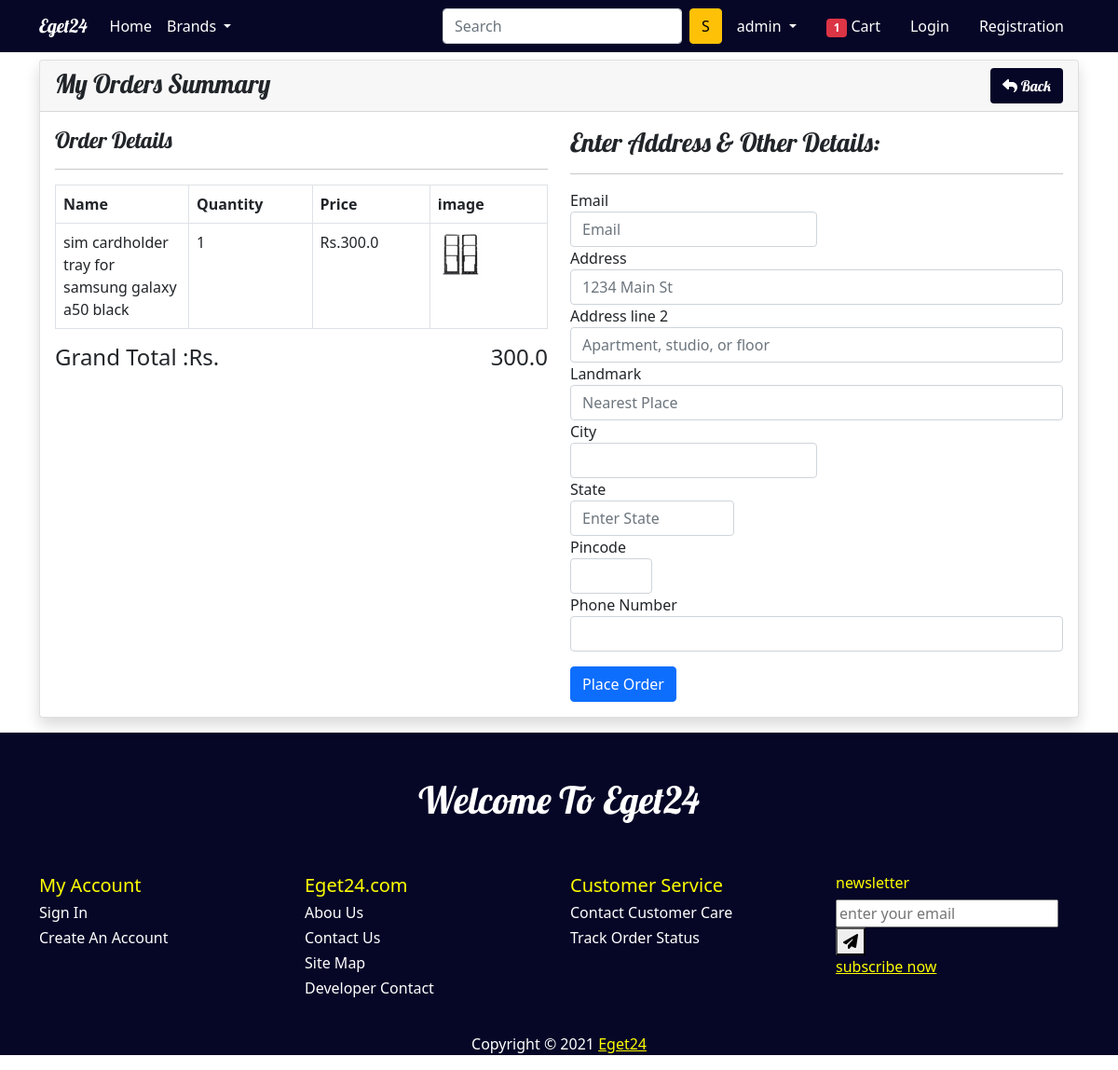
/checkout/ (signed in), run on an earlier commit of the app's database.
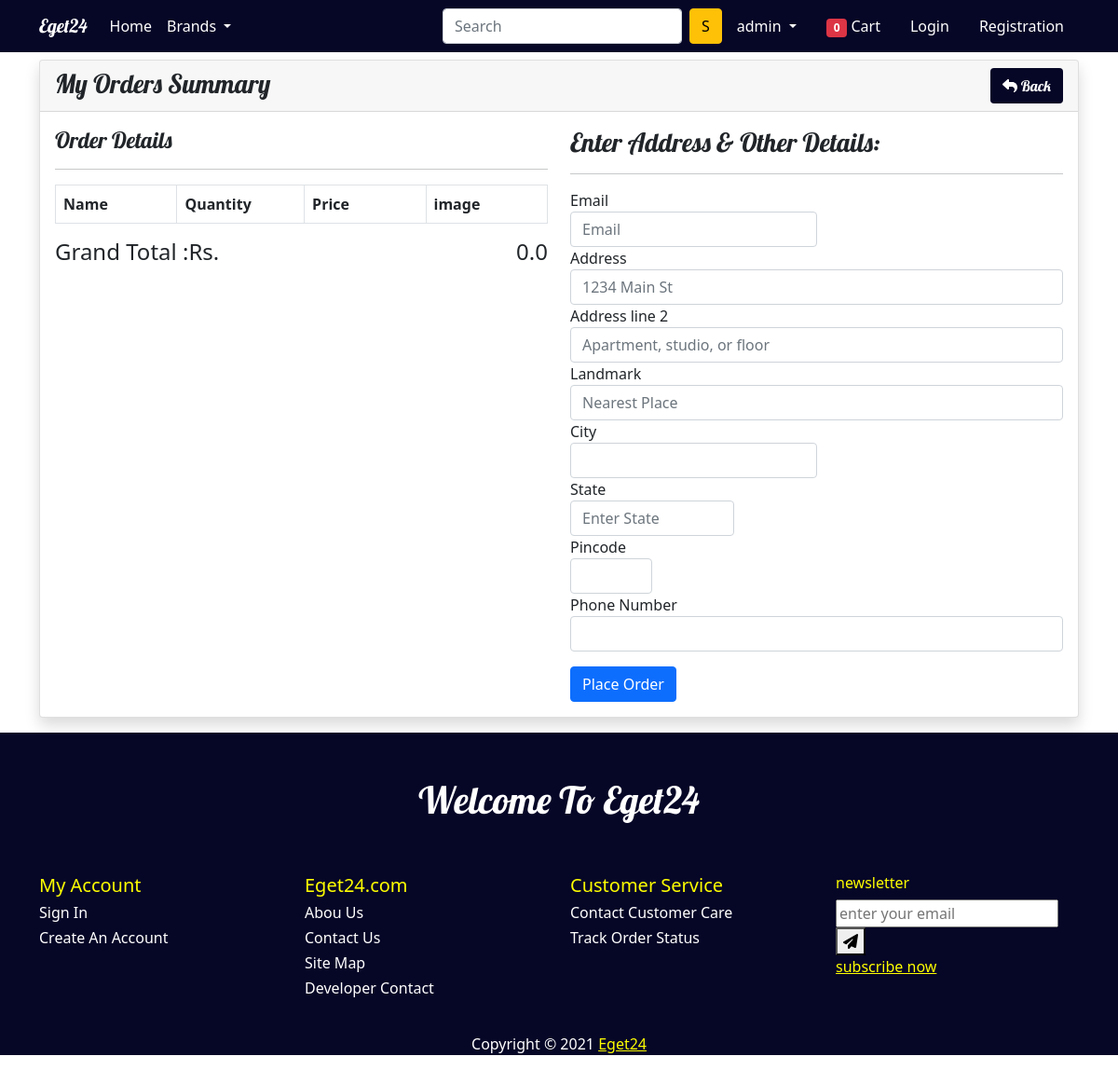
And on a later commit of the database.
### mobiles/models.py (models this page shows, shortened)
class Cart(models.Model):
    user = models.ForeignKey(CustomUser, on_delete=models.CASCADE)
    all_accesories = models.ForeignKey(All_Accesories,
                                       on_delete=models.CASCADE)
    quantity = models.PositiveIntegerField(default=1)
    date_added = models.DateTimeField(auto_now_add=True)
    @property
    def total_cost(self):
        return self.quantity * self.all_accesories.price

class All_Accesories(models.Model):
    all_mobiles = models.ForeignKey(All_Mobiles, on_delete=models.CASCADE)
    title = models.CharField(max_length=200)
    price = models.FloatField()
    description = models.TextField()
    category = models.CharField(choices=CATEGORY_CHOICES,
                                max_length=20,
                                blank=True)
    sub_category = models.CharField(choices=SUB_CATEGORY_CHOICES,
                                    max_length=20,
                                    blank=True)
    color = models.CharField(max_length=100, blank=True)
    availability = models.CharField(choices=AVAILABILITY, max_length=20)
    accesories_photo = models.ImageField(upload_to='accesoriesimg')
    date_added = models.DateTimeField(auto_now_add=True)

### mobiles/views.py (the view)
# urls.py: path('checkout/', views.checkout, name='checkout'),
def checkout(request):
    total_item = 0
    if request.user.is_authenticated:
        total_item = len(Cart.objects.filter(user=request.user))
    user = request.user
    cart_items = Cart.objects.filter(user=user)
    amount = 0.0
    total_amount = 0.0
    cart_product = [p for p in Cart.objects.all() if p.user == request.user]
    if cart_product:
        for users_cart in cart_product:
            tempamount = (users_cart.quantity *
                          users_cart.all_accesories.price)
            total_amount = total_amount + tempamount
    return render(
        request, 'mobiles/checkout.html', {
            'total_amount': total_amount,
            'cart_items': cart_items,
            'total_item': total_item
        })

### mobiles/templates/mobiles/checkout.html (shortened to what the changed rows need)
{% extends 'mobiles/base.html' %}
{% load static %}
{% block main-content %}
<div class="container my-3 pt-5">
  <div class="row">
    <div class="col-md-12">
      <div class="card shadow">
        <div class="card-body">
          <div class="row">
            <div class="col-md-6 col-12">
              <div class="table-responsive" style="overflow:auto;">
                <table class="table table-bordered table-responsive" style="width: 100%;">
                  <thead>
                    <tr>
                      <th style="width: 15.55%">Name</th>
                      <th style="width: 15.55%">Quantity</th>
                      <th style="width: 15.55%">Price</th>
                      <th style="width: 15.55%">image</th>
                    </tr>
                  </thead>
                  {% for item in cart_items %}
                  <tbody>
                    <tr>
                      <td style="width: 15.55%"">{{item.all_accesories.title}}</td>
                    <td style=" width: 15.55%">{{item.quantity}}</td>
                      <td style="width: 15.55%">Rs.{{item.total_cost}}</td>
                      <td style="width: 15.55%">
                        <img src="{{item.all_accesories.accesories_photo.url}}" height="50px" width="50px" alt="">
                      </td>
                    </tr>
                  </tbody>
                  {% endfor %}
                </table>
              </div>
              <h4>Grand Total :Rs.<span id="total_price" class="float-end">{{total_amount}}</span></h4>
            </div>
          </div>
        </div>
      </div>
    </div>
  </div>
</div>
{% endblock main-content %}

### mobiles/templates/mobiles/base.html (shortened to what the changed rows need)
<!doctype html>
{% load static %}
<html lang="en">
<head>
    <link href="https://cdn.jsdelivr.net/npm/bootstrap@5.0.0-beta1/dist/css/bootstrap.min.css" rel="stylesheet"
>
    <link rel="stylesheet" href="{% static 'mobiles/css/owl.carousel.min.css' %}">
    <link rel="stylesheet" href="{% static 'mobiles/css/all.min.css' %}">
    <link rel="stylesheet" href="{% static 'mobiles/css/style.css' %}">
</head>
<body>
    <nav class="navbar navbar-expand-lg nav-bg fixed-top" style="background-color: rgb(6, 6, 39) ;">
        <div class="container">
            <div class="collapse navbar-collapse" id="navbarSupportedContent">
                <div>
                    <li class="nav-item mx-2">
                        <a href="{% url 'show-cart' %}" class="nav-link self" style="color:#fff;"><span
                                class="badge bg-danger">{{total_item}}</span>
                            Cart
                        </a>
                    </li>
                </div>
            </div>
        </div>
    </nav>
    {% block main-content %} {% endblock main-content %}
    <section class="about pb-0" style="background-color: rgb(6, 6, 39);">
        <div class="container-fluid " style="padding-top: 0px;">
            <div class="row py-5">
                <div class="col-lg-8 m-auto text-center slidebar-title"
                    style="width: 100%; background-color: rgb(6, 6, 39); color: #fff;">
                    <h1> Welcome To Eget24</h1>
                </div>
            </div>
        </div>
    </section>
</body>
</html>

What changed in the data, as far as the page shows it:
removed Cart: all_accesories "sim cardholder tray for samsung galaxy a50 black", quantity "1", total_cost "300.0", all_accesories.accesories_photo (picture)
Also different on the page:
{{ total_item }}: "1" → "0"
{{ total_amount }}: "300.0" → "0.0"
